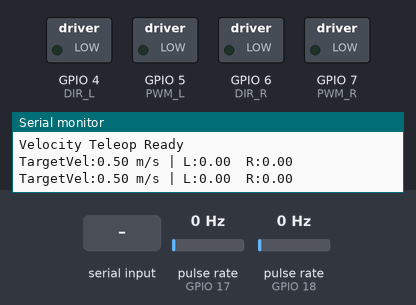
This sketch was run on a simulated ESP32-S3. Parts: switched loads named in the sketch (green lamp = pin HIGH), the last lines printed to the serial monitor. Wiring (inferred from the names in the program): 2 × pulse sensor: data GPIO 17 / data GPIO 18. The inputs (shaded band) are chosen by the test bench; at power-on: pulse rate (sensors on GPIO 17, GPIO 18) 0 Hz.

Above: at 1.2 s.
1.3 s: "w" received over Serial
At 1.8 s:
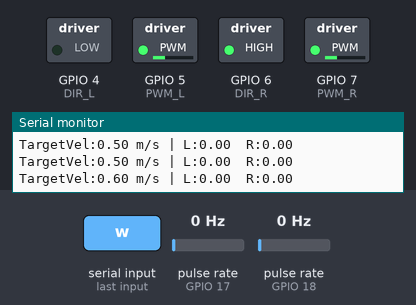
2.8 s: "s" received over Serial
At 4.1 s:
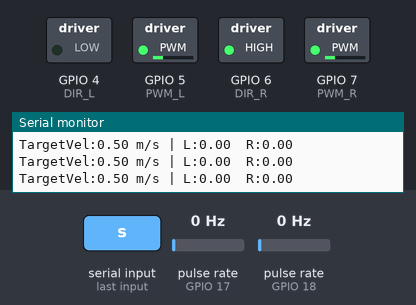
Timing chart, 0 to 5.8 s (numbered marks = the images above; inputs shaded):
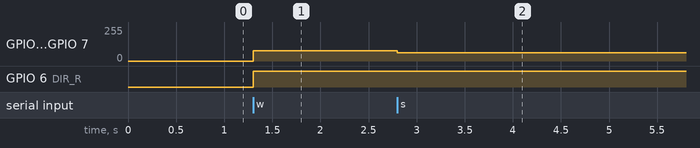

The sketch:

velocity_moniroting_inaccurate.ino
```cpp
/*
 * ================================================================
 *  VELOCITY TELEOP + MONITORING (ESP32-S3)
 * ================================================================
 *  - Control in m/s
 *  - Converts encoder RPM → velocity
 *  - Straight motion testing for PID tuning
 * ================================================================
 */

// ── MOTOR PINS ───────────────────────────────────────────────
#define DIR_L 4
#define PWM_L 5
#define DIR_R 6
#define PWM_R 7

// ── ENCODER ──────────────────────────────────────────────────
#define ENC_L 18
#define ENC_R 17
#define PPR 20

// ── WHEEL PARAMETERS ─────────────────────────────────────────
#define WHEEL_RADIUS 0.4575   // meters (CHANGE THIS)

// ── PWM ──────────────────────────────────────────────────────
#define PWM_FREQ 20000
#define PWM_BITS 8

volatile long countL = 0;
volatile long countR = 0;

float targetVel = 0.5; // m/s
int pwmOut = 120;

// ── ISR ──────────────────────────────────────────────────────
void IRAM_ATTR encL_ISR() { countL++; }
void IRAM_ATTR encR_ISR() { countR++; }

// ── PWM SETUP ────────────────────────────────────────────────
void setupPWM() {
  ledcAttach(PWM_L, PWM_FREQ, PWM_BITS);
  ledcAttach(PWM_R, PWM_FREQ, PWM_BITS);
}

// ── MOTOR ────────────────────────────────────────────────────
void setMotors(int pwm) {
  digitalWrite(DIR_L, LOW);
  digitalWrite(DIR_R, HIGH);

  ledcWrite(PWM_L, pwm);
  ledcWrite(PWM_R, pwm);
}

// ── VELOCITY CALCULATION ─────────────────────────────────────
unsigned long lastTime = 0;

void computeVelocity() {
  if (millis() - lastTime >= 500) {

    long cL = countL;
    long cR = countR;

    countL = 0;
    countR = 0;

    float rpmL = (cL * 120.0) / PPR;
    float rpmR = (cR * 120.0) / PPR;

    float velL = (2 * PI * WHEEL_RADIUS * rpmL) / 60.0;
    float velR = (2 * PI * WHEEL_RADIUS * rpmR) / 60.0;

    Serial.printf("TargetVel:%.2f m/s | L:%.2f  R:%.2f\n", targetVel, velL, velR);

    lastTime = millis();
  }
}

// ── SERIAL CONTROL ───────────────────────────────────────────
void handleSerial() {
  if (!Serial.available()) return;

  char c = Serial.read();

  switch (c) {
    case 'w': targetVel += 0.1; break;
    case 's': targetVel -= 0.1; break;
    case 'x': pwmOut = 0; break;
  }

  targetVel = constrain(targetVel, 0.0, 2.0);

  // rough mapping velocity → PWM (temporary)
  pwmOut = map(targetVel * 100, 0, 200, 0, 255);

  setMotors(pwmOut);
}

// ── SETUP ────────────────────────────────────────────────────
void setup() {
  Serial.begin(115200);

  pinMode(DIR_L, OUTPUT);
  pinMode(DIR_R, OUTPUT);

  pinMode(ENC_L, INPUT_PULLUP);
  pinMode(ENC_R, INPUT_PULLUP);

  attachInterrupt(digitalPinToInterrupt(ENC_L), encL_ISR, RISING);
  attachInterrupt(digitalPinToInterrupt(ENC_R), encR_ISR, RISING);

  setupPWM();

  Serial.println("Velocity Teleop Ready");
}

// ── LOOP ─────────────────────────────────────────────────────
void loop() {
  handleSerial();
  computeVelocity();
}
```

Measured:
- after the input at 1.3 s, GPIO 5 (PWM_L), GPIO 7 (PWM_R): 0/255 → 76/255 at once; GPIO 6 (DIR_R): LOW → HIGH at once
- after the input at 2.8 s, GPIO 5 (PWM_L), GPIO 7 (PWM_R): 76/255 → 63/255 at once
